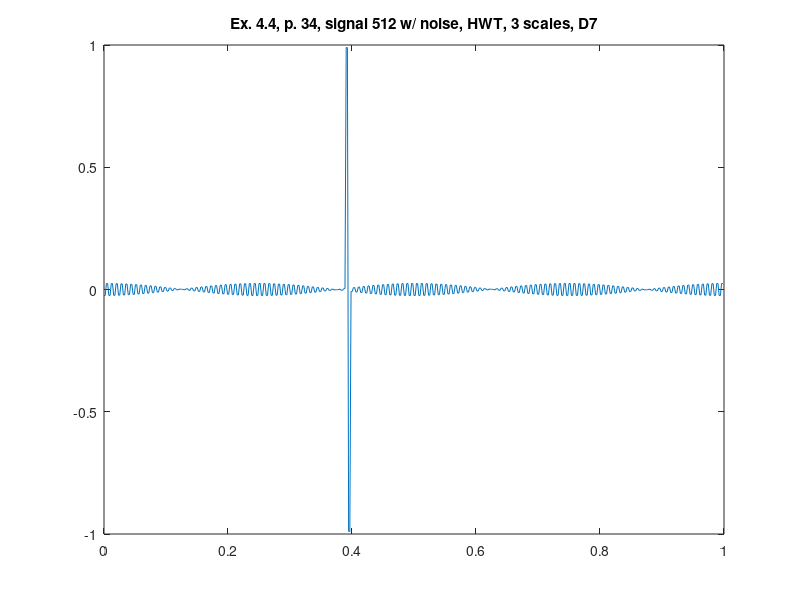

Here is the MATLAB script that generated this plot:
%% ========================================================================
%% Programmatic octave notes on "Ripples in Mathematics" by A. Jensen
%% and A. la Cour-Harbo written with a deep gratitude to the authors for
%% this wonderful text. 
%% 
%% Reconstruction of graphs in ex 4.4, p.34, HWT, 3 scales, D7.
%%
%% Author: Vladimir Kulyukin
%% 
%% NB: I have tested this code in Octave 4.
%% =========================================================================
t = (1.0/512)*[0:511];

%%y_ex_4_3_chirp_512_p33 = arrayfun(@(x) sin(x*x), t);

y_ex_4_4_512_with_noise_hwt_d7_p34 = [
-0.02452275235104329
-0.02452275235104329
0.02452275235104329
0.02452275235104329
-0.024316136921721535
-0.024316136921721535
0.024316136921721535
0.024316136921721535
-0.023875343801291072
-0.023875343801291072
0.023875343801291072
0.023875343801291072
-0.023204618068463582
-0.023204618068463582
0.023204618068463582
0.023204618068463582
-0.022310419178702225
-0.022310419178702225
0.022310419178702225
0.022310419178702225
-0.021201358756134322
-0.021201358756134322
0.021201358756134322
0.021201358756134322
-0.019888117658903116
-0.019888117658903116
0.019888117658903116
0.019888117658903116
-0.018383343116665687
-0.018383343116665687
0.018383343116665687
0.018383343116665687
-0.016701526930857313
-0.016701526930857313
0.016701526930857313
0.016701526930857313
-0.014858865910721348
-0.014858865910721348
0.014858865910721348
0.014858865910721348
-0.012873105889182864
-0.012873105889182864
0.012873105889182864
0.012873105889182864
-0.010763370820775924
-0.010763370820775924
0.010763370820775924
0.010763370820775924
-0.008549978607508014
-0.008549978607508014
0.008549978607508014
0.008549978607508014
-0.006254245426355946
-0.006254245426355946
0.006254245426355946
0.006254245426355946
-0.003898280442829855
-0.003898280442829855
0.003898280442829855
0.003898280442829855
-0.0015047728876224182
-0.0015047728876224182
0.0015047728876224182
0.0015047728876224182
9.032264530853861E-4
9.032264530853861E-4
-9.032264530853861E-4
-9.032264530853861E-4
0.003302527229296142
0.003302527229296142
-0.003302527229296142
-0.003302527229296142
0.005670022862943709
0.005670022862943709
-0.005670022862943709
-0.005670022862943709
0.007982913076871533
0.007982913076871533
-0.007982913076871533
-0.007982913076871533
0.01021892347396466
0.01021892347396466
-0.01021892347396466
-0.01021892347396466
0.01235652005177181
0.01235652005177181
-0.01235652005177181
-0.01235652005177181
0.014375116586719451
0.014375116586719451
-0.014375116586719451
-0.014375116586719451
0.01625527289069895
0.01625527289069895
-0.01625527289069895
-0.01625527289069895
0.017978882030704843
0.017978882030704843
-0.017978882030704843
-0.017978882030704843
0.019529344708498386
0.019529344708498386
-0.019529344708498386
-0.019529344708498386
0.020891729120923387
0.020891729120923387
-0.020891729120923387
-0.020891729120923387
0.022052914761333194
0.022052914761333194
-0.022052914761333194
-0.022052914761333194
0.023001718777241626
0.023001718777241626
-0.023001718777241626
-0.023001718777241626
0.02372900366730669
0.02372900366730669
-0.02372900366730669
-0.02372900366730669
0.024227765280462915
0.024227765280462915
-0.024227765280462915
-0.024227765280462915
0.024493200269724562
0.024493200269724562
-0.024493200269724562
-0.024493200269724562
0.024522752351043352
0.024522752351043352
-0.024522752351043352
-0.024522752351043352
0.024316136921721417
0.024316136921721417
-0.024316136921721417
-0.024316136921721417
0.023875343801290954
0.023875343801290954
-0.023875343801290954
-0.023875343801290954
0.0232046180684637
0.0232046180684637
-0.0232046180684637
-0.0232046180684637
0.022310419178702304
0.022310419178702304
-0.022310419178702304
-0.022310419178702304
0.021201358756134204
0.021201358756134204
-0.021201358756134204
-0.021201358756134204
0.019888117658903155
0.019888117658903155
-0.019888117658903155
-0.019888117658903155
0.01838334311666588
0.01838334311666588
-0.01838334311666588
-0.01838334311666588
0.016701526930857233
0.016701526930857233
-0.016701526930857233
-0.016701526930857233
0.014858865910721584
0.014858865910721584
-0.014858865910721584
-0.014858865910721584
0.012873105889182746
0.012873105889182746
-0.012873105889182746
-0.012873105889182746
0.010763370820775855
0.010763370820775855
-0.010763370820775855
-0.010763370820775855
0.008549978607508005
0.008549978607508005
-0.008549978607508005
-0.008549978607508005
0.006254245426355943
0.006254245426355943
-0.006254245426355943
-0.006254245426355943
0.0038982804428298874
0.0038982804428298874
-0.0038982804428298874
-0.0038982804428298874
0.0015047728876223796
0.0015047728876223796
-0.0015047728876223796
-0.0015047728876223796
-9.032264530854094E-4
-9.032264530854094E-4
9.032264530854094E-4
9.032264530854094E-4
-0.0033025272292962204
-0.0033025272292962204
0.0033025272292962204
0.0033025272292962204
0.9895262972378638
0.9895262972378638
-0.9895262972378638
-0.9895262972378638
-0.007982913076871434
-0.007982913076871434
0.007982913076871434
0.007982913076871434
-0.010218923473964634
-0.010218923473964634
0.010218923473964634
0.010218923473964634
-0.012356520051771762
-0.012356520051771762
0.012356520051771762
0.012356520051771762
-0.01437511658671951
-0.01437511658671951
0.01437511658671951
0.01437511658671951
-0.016255272890698832
-0.016255272890698832
0.016255272890698832
0.016255272890698832
-0.017978882030704763
-0.017978882030704763
0.017978882030704763
0.017978882030704763
-0.0195293447084987
-0.0195293447084987
0.0195293447084987
0.0195293447084987
-0.020891729120923307
-0.020891729120923307
0.020891729120923307
0.020891729120923307
-0.022052914761333
-0.022052914761333
0.022052914761333
0.022052914761333
-0.023001718777241664
-0.023001718777241664
0.023001718777241664
0.023001718777241664
-0.02372900366730671
-0.02372900366730671
0.02372900366730671
0.02372900366730671
-0.024227765280462964
-0.024227765280462964
0.024227765280462964
0.024227765280462964
-0.024493200269724336
-0.024493200269724336
0.024493200269724336
0.024493200269724336
-0.024522752351043196
-0.024522752351043196
0.024522752351043196
0.024522752351043196
-0.02431613692172189
-0.02431613692172189
0.02431613692172189
0.02431613692172189
-0.023875343801290954
-0.023875343801290954
0.023875343801290954
0.023875343801290954
-0.023204618068463544
-0.023204618068463544
0.023204618068463544
0.023204618068463544
-0.022310419178702304
-0.022310419178702304
0.022310419178702304
0.022310419178702304
-0.021201358756134284
-0.021201358756134284
0.021201358756134284
0.021201358756134284
-0.019888117658903234
-0.019888117658903234
0.019888117658903234
0.019888117658903234
-0.01838334311666588
-0.01838334311666588
0.01838334311666588
0.01838334311666588
-0.016701526930857313
-0.016701526930857313
0.016701526930857313
0.016701526930857313
-0.014858865910721506
-0.014858865910721506
0.014858865910721506
0.014858865910721506
-0.012873105889182786
-0.012873105889182786
0.012873105889182786
0.012873105889182786
-0.010763370820775924
-0.010763370820775924
0.010763370820775924
0.010763370820775924
-0.008549978607508092
-0.008549978607508092
0.008549978607508092
0.008549978607508092
-0.006254245426355789
-0.006254245426355789
0.006254245426355789
0.006254245426355789
-0.003898280442829855
-0.003898280442829855
0.003898280442829855
0.003898280442829855
-0.0015047728876224182
-0.0015047728876224182
0.0015047728876224182
0.0015047728876224182
9.032264530853861E-4
9.032264530853861E-4
-9.032264530853861E-4
-9.032264530853861E-4
0.0033025272292960635
0.0033025272292960635
-0.0033025272292960635
-0.0033025272292960635
0.005670022862943552
0.005670022862943552
-0.005670022862943552
-0.005670022862943552
0.007982913076871455
0.007982913076871455
-0.007982913076871455
-0.007982913076871455
0.01021892347396458
0.01021892347396458
-0.01021892347396458
-0.01021892347396458
0.012356520051771888
0.012356520051771888
-0.012356520051771888
-0.012356520051771888
0.014375116586719371
0.014375116586719371
-0.014375116586719371
-0.014375116586719371
0.016255272890698794
0.016255272890698794
-0.016255272890698794
-0.016255272890698794
0.017978882030705117
0.017978882030705117
-0.017978882030705117
-0.017978882030705117
0.01952934470849854
0.01952934470849854
-0.01952934470849854
-0.01952934470849854
0.02089172912092378
0.02089172912092378
-0.02089172912092378
-0.02089172912092378
0.02205291476133296
0.02205291476133296
-0.02205291476133296
-0.02205291476133296
0.023001718777241584
0.023001718777241584
-0.023001718777241584
-0.023001718777241584
0.023729003667306944
0.023729003667306944
-0.023729003667306944
-0.023729003667306944
0.024227765280462808
0.024227765280462808
-0.024227765280462808
-0.024227765280462808
0.024493200269724416
0.024493200269724416
-0.024493200269724416
-0.024493200269724416
0.0245227523510432
0.0245227523510432
-0.0245227523510432
-0.0245227523510432
0.024316136921721476
0.024316136921721476
-0.024316136921721476
-0.024316136921721476
0.023875343801290975
0.023875343801290975
-0.023875343801290975
-0.023875343801290975
0.023204618068463523
0.023204618068463523
-0.023204618068463523
-0.023204618068463523
0.022310419178702186
0.022310419178702186
-0.022310419178702186
-0.022310419178702186
0.021201358756134676
0.021201358756134676
-0.021201358756134676
-0.021201358756134676
0.019888117658903075
0.019888117658903075
-0.019888117658903075
-0.019888117658903075
0.018383343116665687
0.018383343116665687
-0.018383343116665687
-0.018383343116665687
0.016701526930857233
0.016701526930857233
-0.016701526930857233
-0.016701526930857233
0.014858865910721348
0.014858865910721348
-0.014858865910721348
-0.014858865910721348
0.012873105889183022
0.012873105889183022
-0.012873105889183022
-0.012873105889183022
0.010763370820775844
0.010763370820775844
-0.010763370820775844
-0.010763370820775844
0.008549978607507936
0.008549978607507936
-0.008549978607507936
-0.008549978607507936
0.006254245426356103
0.006254245426356103
-0.006254245426356103
-0.006254245426356103
0.0038982804428297764
0.0038982804428297764
-0.0038982804428297764
-0.0038982804428297764
0.0015047728876223397
0.0015047728876223397
-0.0015047728876223397
-0.0015047728876223397
-9.032264530853861E-4
-9.032264530853861E-4
9.032264530853861E-4
9.032264530853861E-4
-0.003302527229296142
-0.003302527229296142
0.003302527229296142
0.003302527229296142
-0.005670022862943787
-0.005670022862943787
0.005670022862943787
0.005670022862943787
-0.007982913076871455
-0.007982913076871455
0.007982913076871455
0.007982913076871455
-0.01021892347396466
-0.01021892347396466
0.01021892347396466
0.01021892347396466
-0.012356520051771968
-0.012356520051771968
0.012356520051771968
0.012356520051771968
-0.014375116586719451
-0.014375116586719451
0.014375116586719451
0.014375116586719451
-0.016255272890698794
-0.016255272890698794
0.016255272890698794
0.016255272890698794
-0.01797888203070508
-0.01797888203070508
0.01797888203070508
0.01797888203070508
-0.019529344708498347
-0.019529344708498347
0.019529344708498347
0.019529344708498347
-0.020891729120923703
-0.020891729120923703
0.020891729120923703
0.020891729120923703
-0.022052914761333038
-0.022052914761333038
0.022052914761333038
0.022052914761333038
-0.023001718777241567
-0.023001718777241567
0.023001718777241567
0.023001718777241567
-0.0237290036673071
-0.0237290036673071
0.0237290036673071
0.0237290036673071
-0.024227765280462797
-0.024227765280462797
0.024227765280462797
0.024227765280462797
-0.024493200269724347
-0.024493200269724347
0.024493200269724347
0.024493200269724347
];

figure;
plot(t, y_ex_4_4_512_with_noise_hwt_d7_p34);
xlim([0 1]);
title('Ex. 4.4, p. 34, signal 512 w/ noise, HWT, 3 scales, D7');
